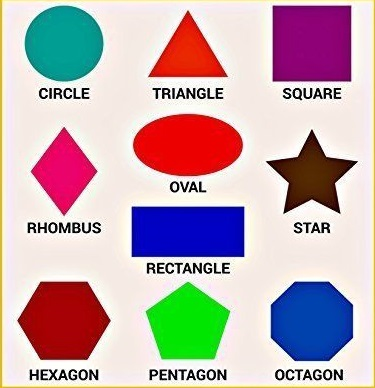
#> input picture Resources/shapes.jpg, 375 x 388 px
$ python chapter8Contours.py
#> lines starting #> are read from the running program, lines starting #| are printed output that depends on the picture; after the words box and inside, x2 and y2 are one past the last pixel; in counts of white or black regions, pixels touching at a corner belong together
import cv2
import numpy as np

# img = cv2.imread("Resources/lena.jpg")
img = cv2.imread("Resources/shapes.jpg")
#> img is the input picture: shape (388, 375, 3); mean B, G, R 177.5, 173.4, 193.4
imgGray = cv2.cvtColor(img,cv2.COLOR_BGR2GRAY)
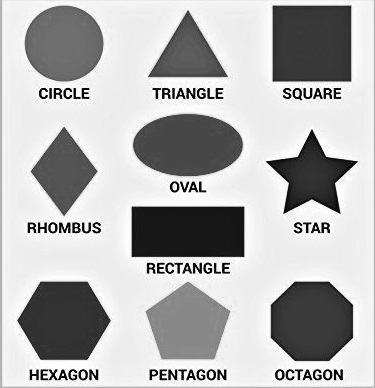
#> imgGray: shape (388, 375); min 0, max 255, mean 179.9
imgBlur = cv2.GaussianBlur(imgGray,(7,7),2)
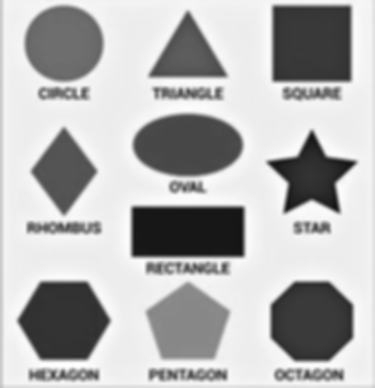
#> imgBlur: shape (388, 375); min 19, max 254, mean 180.1
imgCanny = cv2.Canny(imgBlur,50,50)
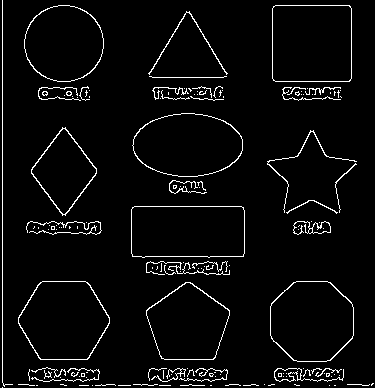
#> imgCanny: shape (388, 375); 4.2% white in thin lines or dots
imgContour = img.copy()
ret,thresh= cv2.threshold(imgGray,200,255,0)
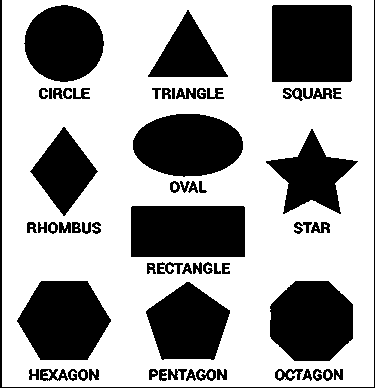
#> thresh: shape (388, 375); 63.8% white; 61 black regions
contours, hierarchy = cv2.findContours(thresh,cv2.RETR_TREE,cv2.CHAIN_APPROX_NONE)
#> contours = 93 contours, 26 with area under 20; largest, box (x1, y1, x2, y2) and area: (2, 0, 374, 387) 143206, (271, 4, 353, 83) 6312, (130, 205, 246, 258) 5975, (16, 280, 112, 361) 5690, (269, 280, 354, 362) 5590
for cnt in contours:
    area = cv2.contourArea(cnt)
    if area > 500:
        cv2.drawContours(img,cnt,-1,(0,0,0),2)
        peri = cv2.arcLength(cnt,True)
        approx = cv2.approxPolyDP(cnt,0.02*peri,True)#corner points
        print(len(approx))
        objCor = len(approx)
        x,y,w,h=cv2.boundingRect(approx)
        cv2.rectangle(img,(x,y),(x+w,y+h),(0,255,0),3)
        if objCor==3:
            ObjectType='Tri'
        elif objCor==4:
            ObjectType="Rect"
        elif objCor==5:
            ObjectType="Pent"
        elif objCor==6:
            ObjectType="Hex"
        else:
            ObjectType="Poly"
        cv2.putText(img,ObjectType,(x+(w//2)-10,y+(h//2)),cv2.FONT_HERSHEY_COMPLEX_SMALL,1,(0,0,0),1)
#> this loop made 93 passes
#> (area, peri, approx, objCor, x, y, w, h) on passes 1, 58, 66, 91, 92: (143206, 1514, [[2, 0], [2, 386], [373, 386], [373, 0]], 4, 2, 0, 372, 387), (5975, 330.5, [[130, 207], [243, 205], [245, 256], [131, 257]], 4, 130, 205, 116, 53), (3132, 238.3, [[63, 126], [98, 171], [64, 216], [29, 171]], 4, 29, 126, 70, 91), (2829, 250, [[147, 75], [188, 9], [228, 76]], 3, 147, 9, 82, 68), (6311.5, 313.9, [[271, 6], [350, 4], [352, 80], [272, 82]], 4, 271, 4, 82, 79)
#> (area, peri, objCor, x, y, w, h, ObjectType) on passes 29, 30, 31, 65, 67, 93: (4683.5, 274.4, 5, 145, 281, 86, 80, 'Pent'), (5590.5, 278.4, 8, 269, 280, 85, 82, 'Poly'), (5689.5, 293.2, 6, 16, 280, 96, 81, 'Hex'), (3578.5, 337.9, 10, 265, 128, 94, 87, 'Poly'), (5559, 294.9, 8, 132, 113, 112, 65, 'Poly'), (4859, 261.8, 8, 23, 4, 82, 79, 'Poly')
#| 4
#| 5
#| 8
#| 6
#| 4
#| 10
#| 4
#| 8
#> (further printed lines are left out)
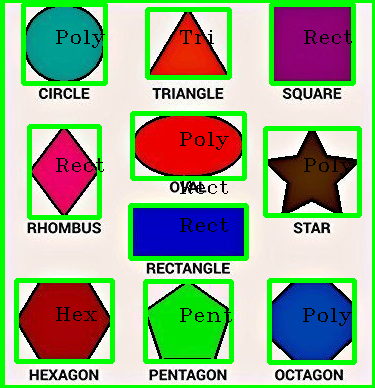
#> img: shape (388, 375, 3); 18.69% of pixels changed, all inside (x1, y1, x2, y2) = (0, 0, 375, 388)


cv2.imshow("Output",img)
cv2.imshow("Gray output",imgGray)
cv2.imshow("blurred Output",imgBlur)
cv2.imshow("Canny",imgCanny)
cv2.imshow("Contour image",imgContour)
cv2.waitKey(0)
